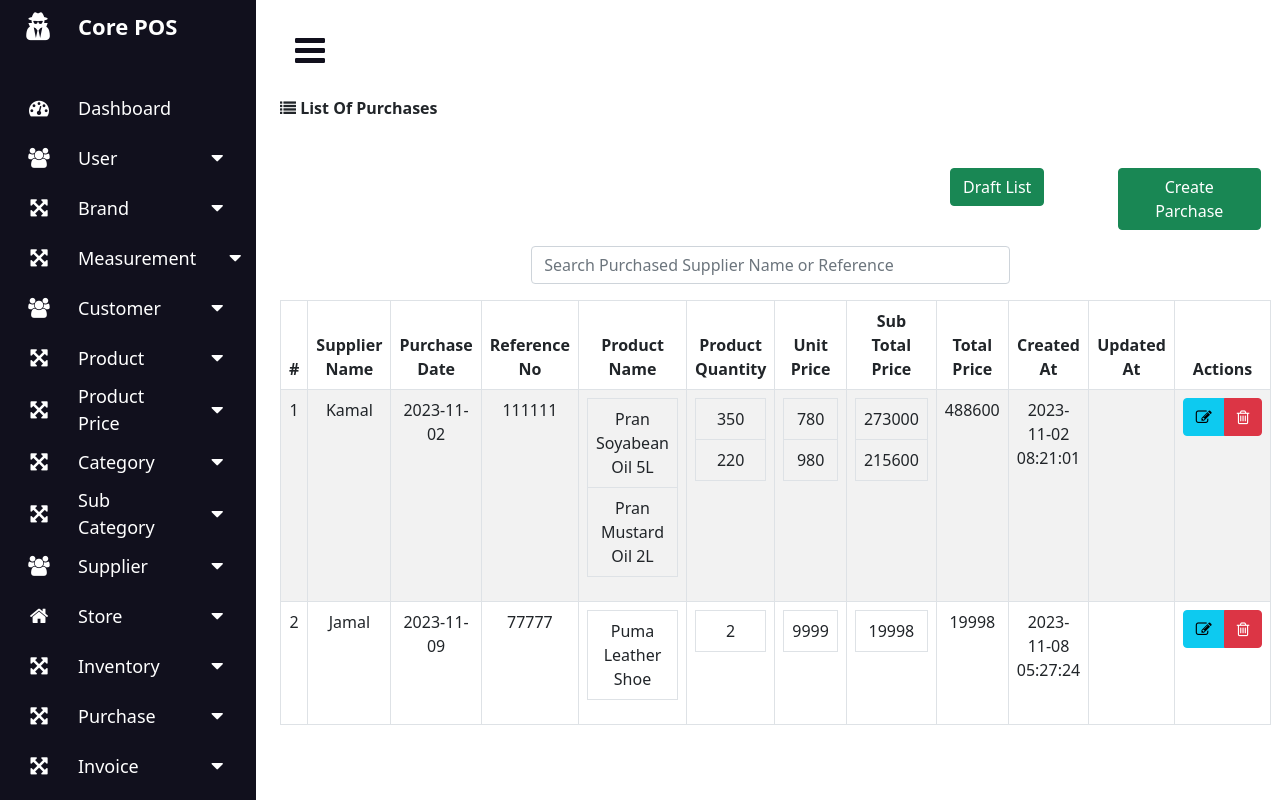
The page /index.php?page=purchase_list (signed in) on the database its author committed.
### tables this page shows
CREATE TABLE `parchase` (
  `id` int(11) NOT NULL,
  `supplier_name` int(100) NOT NULL,
  `parchase_date` varchar(255) NOT NULL,
  `referance` varchar(255) NOT NULL,
  `total_amount` varchar(250) NOT NULL,
  `created_at` timestamp NOT NULL DEFAULT current_timestamp(),
  `updated_at` timestamp NULL DEFAULT NULL ON UPDATE current_timestamp()
);

CREATE TABLE `supplier` (
  `id` int(11) NOT NULL,
  `supplier_name` varchar(255) DEFAULT NULL,
  `phone` varchar(255) DEFAULT NULL,
  `email` varchar(255) DEFAULT NULL,
  `address` varchar(255) DEFAULT NULL,
  `brand_id` bigint(30) NOT NULL,
  `status` varchar(10) NOT NULL,
  `created_at` timestamp NOT NULL DEFAULT current_timestamp(),
  `updated_at` timestamp NULL DEFAULT NULL ON UPDATE current_timestamp()
);

CREATE TABLE `parchase_details` (
  `id` int(11) NOT NULL,
  `supplier_id` int(100) NOT NULL,
  `referance` varchar(255) NOT NULL,
  `parchase_date` varchar(255) NOT NULL,
  `product_name` varchar(100) NOT NULL,
  `quantity` varchar(255) NOT NULL,
  `unit_price` varchar(255) NOT NULL,
  `sub_total_price` varchar(255) NOT NULL,
  `created_at` timestamp NOT NULL DEFAULT current_timestamp(),
  `updated_at` timestamp NULL DEFAULT NULL ON UPDATE current_timestamp()
);

CREATE TABLE `products` (
  `id` int(11) NOT NULL,
  `name` varchar(255) NOT NULL,
  `brand_id` bigint(50) NOT NULL,
  `barcode` bigint(50) NOT NULL,
  `category_id` bigint(50) NOT NULL,
  `subcategory_id` bigint(50) NOT NULL,
  `product_image` varchar(5000) NOT NULL,
  `measure_purchase_id` bigint(50) NOT NULL,
  `measure_sale_id` bigint(50) NOT NULL,
  `status` varchar(50) NOT NULL,
  `created_at` timestamp NOT NULL DEFAULT current_timestamp(),
  `updated_at` timestamp NULL DEFAULT NULL ON UPDATE current_timestamp()
);

### purchase_list.php (the view, shortened to what this page needs)
<?php
$conn = mysqli_connect("localhost","root","","core_pos");
?>
<?php
 $supplier = "SELECT p.id,p.supplier_name,p.parchase_date,p.referance,p.total_amount,p.created_at,p.updated_at,s.supplier_name, s.id
FROM parchase AS p
INNER JOIN supplier AS s ON p.supplier_name = s.id";
$result = $conn->query($supplier);
$multi_join = "SELECT ps.id AS purchase_id, ps.supplier_id,ps.product_name,ps.quantity,ps.referance AS ps_referance,ps.unit_price,ps.sub_total_price,p.supplier_name,pd.name
FROM parchase_details AS ps
INNER JOIN parchase AS p ON p.supplier_name = ps.supplier_id and ps.referance = p.referance
INNER JOIN products AS pd ON pd.id = ps.product_name ";
$join_data = $conn->query($multi_join);
?>
<div class="row">
    <div class="col-md-12">
      <div class="panel panel-default">
      <div class="panel-heading">
          <strong>
            <span><i class="fa fa-list" aria-hidden="true"></i></span>
            <span>List Of Purchases</span>
         </strong>
        </div>
      <div class="row mt-5">
                  <div class="col-sm-8"></div>
                  <div class="col-sm-2">
                  <div class="col-lg-12 col-md-12 col-xl-12 text-right mb-3">
                    <a href="index.php?page=draft_list" class="btn btn-success float-right">Draft List</a>
                  </div>
                  </div>
                  <div class="col-sm-2">
                  <div class="col-lg-12 col-md-12 col-xl-12 text-right mb-3">
                    <a href="index.php?page=add_purchase" class="btn btn-success float-right">Create Parchase</a>
                  </div>
                  </div>
                </div>
                <div class="row">
              <div class="col-md-3"></div>
                <div class="col-md-6">
                  <form action="" method="GET">
                    <div class="input-group mb-3">
                      <input type="text" name="search" id="search_text_purchase" class="form-control" placeholder="Search Purchased Supplier Name or Reference ">
                    </div>
                  </form>
                </div>
                <div class="col-md-3"></div>
                </div>
        <div class="panel-body">
          <table class="table table-bordered table-striped" id="table_data">
            <thead>
              <tr>
                <th class="text-center" style="width: 50px;">#</th>
                <th class="text-center"> Supplier Name</th>
                <th class="text-center"> Purchase Date</th>
                <th class="text-center"> Reference No</th>
                <th class="text-center"> Product Name</th>
                <th class="text-center"> Product Quantity</th>
                <th class="text-center"> Unit Price</th>
                <th class="text-center"> Sub Total Price</th>
                <th class="text-center"> Total Price</th>
                <th class="text-center"> Created At </th>
                <th class="text-center"> Updated At </th>
                <th class="text-center" style="width: 100px;"> Actions </th>
              </tr>
            </thead>
            <tbody>
              <tr>
                <?php $n=1; foreach($result as $row): ?>
                <td class="text-center"><?php echo $n++; ?></td>
                <td class="text-center"><?php echo ($row['supplier_name']); ?></td>
                <td class="text-center"><?php echo ($row['parchase_date']); ?> </td>
                <td class="text-center"><?php echo ($row['referance']); ?>  </td>
                <td class="text-center">
                    <table class="table table-bordered">
                  <?php foreach($join_data as $product): ?>
                    <?php if($row['referance'] === $product['ps_referance']): ?>
                    <tr><td><?php echo ($product['name']); ?></td></tr>
                    <?php endif; ?>
                    <?php endforeach;?>
                    </table>
                </td>
                <td class="text-center">
                <table class="table table-bordered">
                  <?php foreach($join_data as $product): ?>
                    <?php if($row['referance'] === $product['ps_referance']): ?>
                    <tr><td><?php echo ($product['quantity']); ?></td></tr>
                    <?php endif; ?>
                    <?php endforeach;?>
                    </table>
                </td>
                <td class="text-center">
                <table class="table table-bordered">
                  <?php foreach($join_data as $product): ?>
                    <?php if($row['referance'] === $product['ps_referance']): ?>
                    <tr><td><?php echo ($product['unit_price']); ?></td></tr>
                    <?php endif; ?>
                    <?php endforeach;?>
                    </table>
               </td>
                <td class="text-center">
                <table class="table table-bordered">
                  <?php foreach($join_data as $product): ?>
                    <?php if($row['referance'] === $product['ps_referance']): ?>
                    <tr><td><?php echo ($product['sub_total_price']); ?></td></tr>
                    <?php endif; ?>
                    <?php endforeach;?>
                    </table>
                </td>
                <td class="text-center"><?php echo ($row['total_amount']); ?> </td>
                <td class="text-center"> <?php echo ($row['created_at']); ?></td>
                <td class="text-center"> <?php echo ($row['updated_at']); ?></td>
                <td class="text-center">
                  <div class="btn-group">
                    <a href="index.php?page=edit_purchase&referance=<?php echo (int)$row['referance'];?>" class="btn btn-info btn-xs"  title="Edit" data-toggle="tooltip">
                      <span ><i class="fa fa-pencil-square-o" aria-hidden="true"></i></span>
                    </a>
                    <a href="index.php?page=delete_purchase&referance=<?php echo (int)$row['referance'];?>" class="btn btn-danger btn-xs"  title="Delete" data-toggle="tooltip">
                      <span><i class="fa fa-trash-o" aria-hidden="true"></i></span>
                    </a>
                  </div>
                </td>
              </tr>
              <?php endforeach;?>
            </tbody>
        </div>
      </div>
    </div>
  </div>

### styles.css (style rules this page uses)
* { margin: 0; padding: 0; box-sizing: border-box; }

### rows shown on the page
parchase: supplier.supplier_name "Kamal", parchase_date "2023-11-02", referance "111111", total_amount "488600", created_at "2023-11-02 08:21:01"
parchase_details: products.name "Pran Soyabean Oil 5L", quantity "350", unit_price "780", sub_total_price "273000"
parchase_details: products.name "Pran Mustard Oil 2L", quantity "220", unit_price "980", sub_total_price "215600"
parchase: supplier.supplier_name "Jamal", parchase_date "2023-11-09", referance "77777", total_amount "19998", created_at "2023-11-08 05:27:24"
parchase_details: products.name "Puma Leather Shoe", quantity "2", unit_price "9999", sub_total_price "19998"
